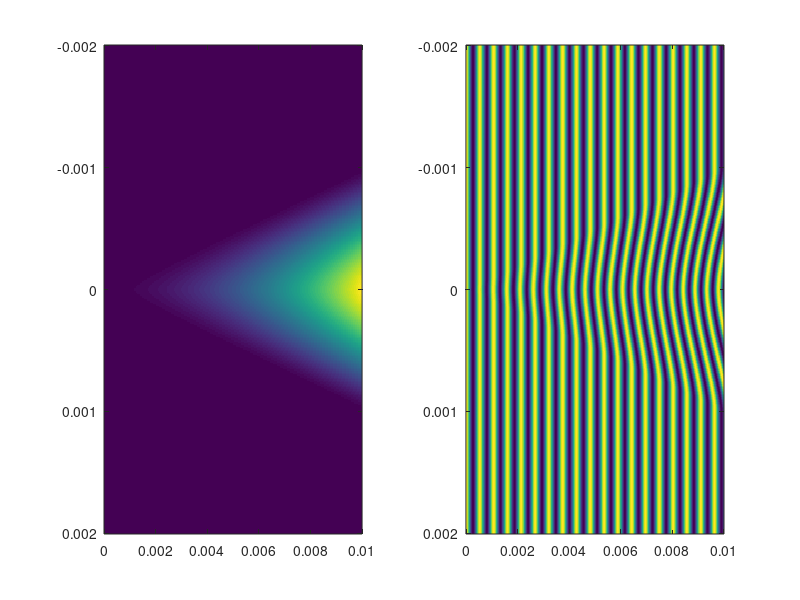

This figure's MATLAB source: (Note: this script raises an error after producing the figure.)
clear
ncrit = 1750e24;
lambda = 800e-9;
ymax = 2000e-6;
Ny = 300;
y = linspace(-ymax, ymax, Ny);
dy = y(2) - y(1);
x = 0:dy:1e-2;
Nx = length(x);
nmin = 1e23;
nmax = 5e24;
Rmin = 0;
Rmax = 1000e-6;
k = 2*pi/(40*dy);

nmaxarray = linspace(nmin, nmax, Nx);
Rarray = linspace(Rmin, Rmax, Nx);

for n = 1:Nx
    nmax = nmaxarray(n);
    R = Rarray(n);
    
    phi(:,n) = (2*pi/lambda)*(nmax/ncrit)*( 0.5*sqrt(R^2 - y.^2) - (0.5*y.^2/R).*log(R./abs(y) + sqrt(R^2./y.^2 - 1)) );
    phi(:,n) = real(phi(:,n));
    fringes(:,n) = k*x(n)*ones(Ny,1);
    ne(:,n) = nmax*(1 - abs(y)/R);
end

ne(ne < 0) = 0;

interferogram = 0.5*(1 + cos(fringes + phi));
interferogram = interferogram + 0*rand(size(interferogram));
interferogram = interferogram/max(max(abs(interferogram)));
reference = 0.5*(1 + cos(fringes));
reference = reference + 0*rand(size(reference));
reference = reference/max(max(abs(reference)));

subplot(1,2,1)
imagesc(x,y,phi)
subplot(1,2,2)
imagesc(x,y,interferogram)

imwrite(interferogram, 'SyntheticInterferogram.tiff', 'tiff')
imwrite(reference, 'SyntheticReference.tiff', 'tiff')

[rho1 peakdensity] = AnalyseInterferogram('SyntheticInterferogram.tiff', 'SyntheticReference.tiff', 'CWT');

ydiff = 0.5*(length(ne(:,1)) - length(rho1(:,1)));
xdiff = 0.5*(length(ne(1,:)) - length(rho1(1,:)));
ne1 = ne(1+ydiff:end-ydiff,1+xdiff:end-xdiff);

[rho2 peakdensity] = AnalyseInterferogram('SyntheticInterferogram.tiff', 'SyntheticReference.tiff', 'FFT');

ydiff = 0.5*(length(ne(:,1)) - length(rho2(:,1)));
xdiff = 0.5*(length(ne(1,:)) - length(rho2(1,:)));
ne2 = ne(1+ydiff:end-ydiff,1+xdiff:end-xdiff);

[rho3 peakdensity] = AnalyseInterferogram('SyntheticInterferogram.tiff', 'SyntheticReference.tiff', 'Hilbert');

ydiff = 0.5*(length(ne(:,1)) - length(rho3(:,1)));
xdiff = 0.5*(length(ne(1,:)) - length(rho3(1,:)));
ne3 = ne(1+ydiff:end-ydiff,1+xdiff:end-xdiff);

figure
subplot(1,3,1)
contour(ne1, linspace(nmin, nmax, 10))
title('CWT')
hold on
contour(rho1, linspace(nmin, nmax, 10))
subplot(1,3,2)
contour(ne2, linspace(nmin, nmax, 10))
title('FFT')
hold on
contour(rho2, linspace(nmin, nmax, 10))
subplot(1,3,3)
contour(ne3, linspace(nmin, nmax, 10))
title('Hilbert')
hold on
contour(rho3, linspace(nmin, nmax, 10))


